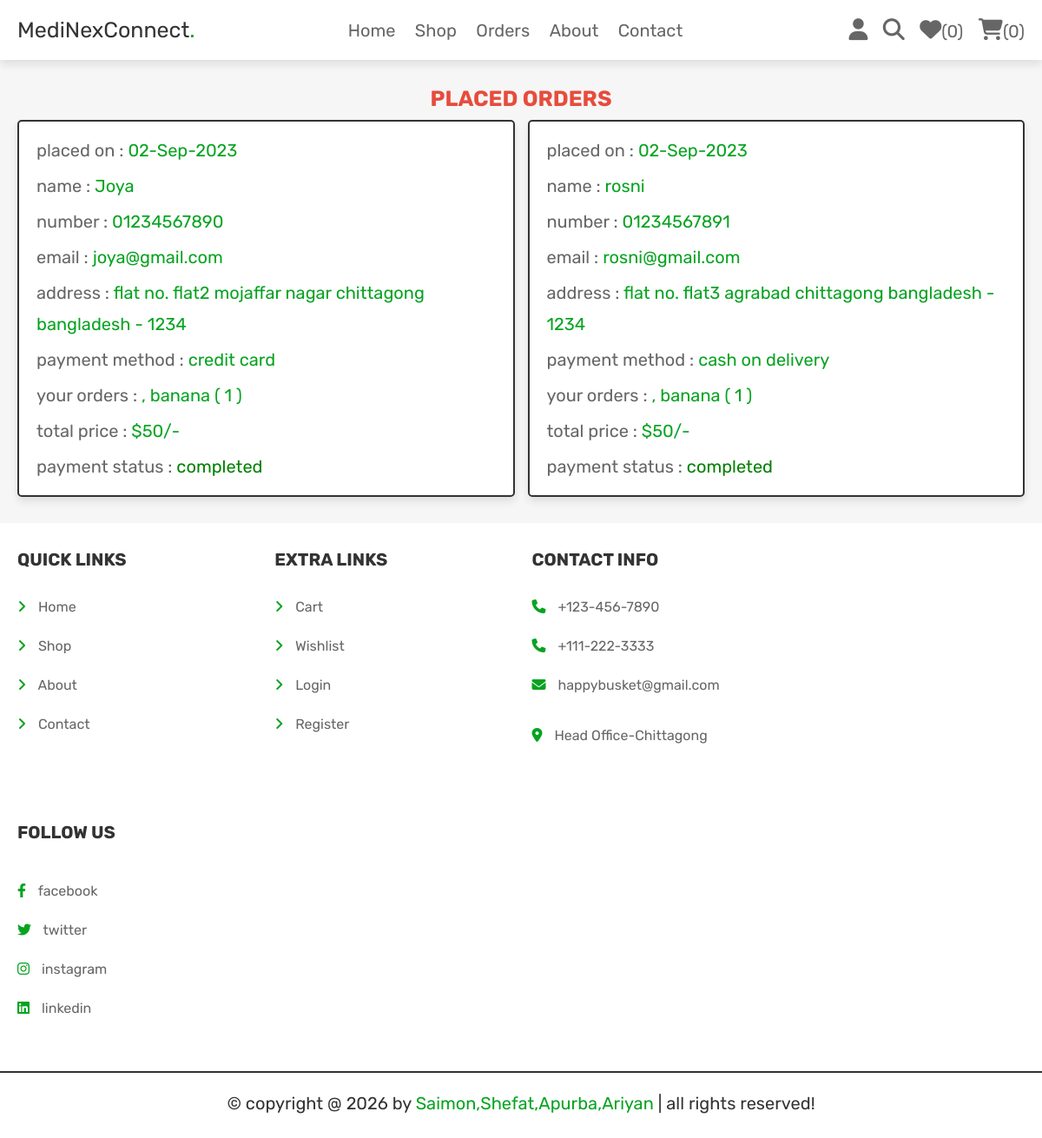
Page /orders.php (signed in) on the committed database.
### tables this page shows
CREATE TABLE `orders` (
  `id` int(100) NOT NULL,
  `user_id` int(100) NOT NULL,
  `name` varchar(100) NOT NULL,
  `number` varchar(12) NOT NULL,
  `email` varchar(100) NOT NULL,
  `method` varchar(50) NOT NULL,
  `address` varchar(500) NOT NULL,
  `total_products` varchar(1000) NOT NULL,
  `total_price` int(100) NOT NULL,
  `placed_on` varchar(50) NOT NULL,
  `payment_status` varchar(20) NOT NULL DEFAULT 'pending'
);

### orders.php (the view, shortened to what this page needs)
<?php
include 'config.php';
$user_id = $_SESSION['user_id'];
?>
<!DOCTYPE html>
<html lang="en">
<head>
   <link rel="stylesheet" href="https://cdnjs.cloudflare.com/ajax/libs/font-awesome/6.1.1/css/all.min.css">
   <link rel="stylesheet" href="css/style.css">
</head>
<body>
<?php include 'header.php'; ?>
<section class="placed-orders">
   <h1 class="title">placed orders</h1>
   <div class="box-container">
   <?php
      $select_orders = $conn->prepare("SELECT * FROM `orders` WHERE user_id = ?");
      $select_orders->execute([$user_id]);
      if($select_orders->rowCount() > 0){
         while($fetch_orders = $select_orders->fetch(PDO::FETCH_ASSOC)){
   ?>
   <div class="box">
      <p> placed on : <span><?= $fetch_orders['placed_on']; ?></span> </p>
      <p> name : <span><?= $fetch_orders['name']; ?></span> </p>
      <p> number : <span><?= $fetch_orders['number']; ?></span> </p>
      <p> email : <span><?= $fetch_orders['email']; ?></span> </p>
      <p> address : <span><?= $fetch_orders['address']; ?></span> </p>
      <p> payment method : <span><?= $fetch_orders['method']; ?></span> </p>
      <p> your orders : <span><?= $fetch_orders['total_products']; ?></span> </p>
      <p> total price : <span>$<?= $fetch_orders['total_price']; ?>/-</span> </p>
      <p> payment status : <span style="color:<?php if($fetch_orders['payment_status'] == 'pending'){ echo 'red'; }else{ echo 'green'; }; ?>"><?= $fetch_orders['payment_status']; ?></span> </p>
   </div>
   <?php
      }
   }else{
      echo '<p class="empty">no orders placed yet!</p>';
   }
   ?>
   </div>
</section>
<?php include 'footer.php'; ?>
</body>
</html>

### css/style.css (style rules this page uses)
.placed-orders .box-container { display: flex; flex-wrap: wrap; gap:1.5rem; align-items: flex-start; }
.placed-orders .box-container .box { padding:1rem 2rem; flex:1 1 40rem; border:var(--border); background-color: var(--white); box-shadow: var(--box-shadow); border-radius: .5rem; }
.placed-orders .box-container .box p { margin:.5rem 0; line-height: 1.8; font-size: 2rem; color:var(--light-color); }
.placed-orders .box-container .box p span { color:var(--green); }

### css/components.css (style rules this page uses)
:root { --green:#06a320; --orange:#f39c12; --red:#e74c3c; --black:#333; --light-color:#666; --white:#fff; --light-bg:#f6f6f6; --border:.2rem solid var(--black); --box-shadow:0 .5rem 1rem rgba(0,0,0,.1); }
* { font-family: 'Rubik', sans-serif; margin:0; padding:0; box-sizing: border-box; outline: none; border:none; text-decoration: none; color:var(--black); }
body { background-color: var(--light-bg); }
html { font-size: 62.5%; overflow-x: hidden; scroll-behavior: smooth; scroll-padding-top: 6.5rem; }
section { padding:3rem 2rem; max-width: 1200px; margin:0 auto; }
.title { text-align: center; margin-bottom: 1rem; text-transform: uppercase; color:var(--red); font-size: 2.5rem; }

### rows in the picture
orders: placed_on "02-Sep-2023", name "Joya", number "01234567890", email "joya@gmail.com", address "flat no. flat2 mojaffar nagar chittagong bangladesh - 1234", method "credit card", total_products ", banana ( 1 )", total_price "50", payment_status "completed"
orders: placed_on "02-Sep-2023", name "rosni", number "01234567891", email "rosni@gmail.com", address "flat no. flat3 agrabad chittagong bangladesh - 1234", method "cash on delivery", total_products ", banana ( 1 )", total_price "50", payment_status "completed"

### other values in the picture
$count_wishlist_items->rowCount() "0"
$count_cart_items->rowCount() "0"
